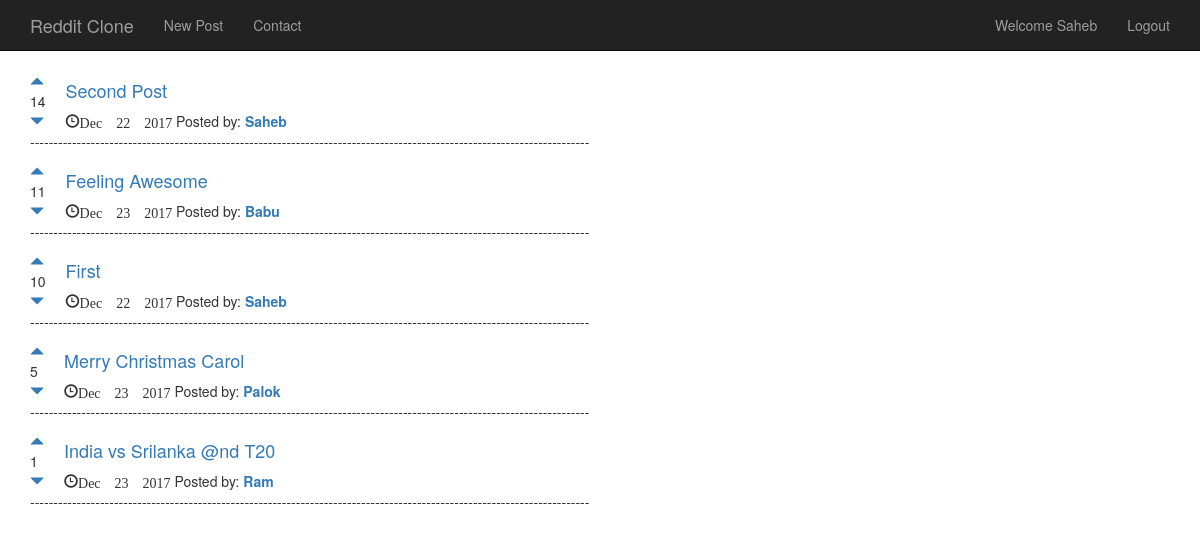
/ (signed in), run on the app's committed database.
### posts/models.py (models this page shows, shortened)
class Post(models.Model):
    title = models.TextField(max_length=200)
    url = models.TextField()
    pub_date = models.DateTimeField()
    author = models.ForeignKey(User)
    votes_total = models.IntegerField(default=1)
    def pub_date_new(self):
        return self.pub_date.strftime("%b %e %Y")

### posts/views.py (the view)
# urls.py: 2. Add a URL to urlpatterns:  url(r'^$', views.home, name='home')
def home(request):
    posts = Post.objects.order_by('-votes_total')
    return render(request, 'posts/home.html',{'posts':posts})

### posts/templates/posts/home.html (shortened to what this page needs)
{% extends "base.html" %}
{% block body_block %}
  {% for post in posts %}
    <table>
      <tr>
        <td style="padding-right:20px"><a href="#" onClick="document.getElementById('upvote{{ post.id }}').submit()"><span class="glyphicon glyphicon-triangle-top"></span></a><br/>{{post.votes_total}}<br/><a href="" onClick="document.getElementById('downvote{{ post.id }}').submit()"><span class="glyphicon glyphicon-triangle-bottom"></span></a></td>
        <td><h4><a href="{{post.url}}">{{post.title}}</a></h4><span class="glyphicon glyphicon-time">{{post.pub_date_new}}</span> Posted by: <a href="{% url 'posts:user_post' post.author.id %}"><strong>{{post.author.username}}</strong></a></td>
      </tr>
    </table>
    <p>------------------------------------------------------------------------------------------------------------------------</p>
  {% endfor %}
{% endblock %}

### templates/base.html (shortened to what this page needs)
<!DOCTYPE html>
<html>
  <head>
    <link rel="stylesheet" href="https://maxcdn.bootstrapcdn.com/bootstrap/3.3.7/css/bootstrap.min.css">
  </head>
  <body>
    <nav class="navbar navbar-default navbar-inverse navbar-static-top">
      <div class="container">
        <div class="navbar-header">
          <a class="navbar-brand" href="{% url 'home' %}">Reddit Clone</a>
        </div>
        <div class="collapse navbar-collapse" id="nav1">
          <ul class="nav navbar-nav">
            <li><a href="{% url 'posts:create' %}">New Post</a></li>
            <li><a href="#">Contact</a>
            </li>
          </ul>
          <ul class="nav navbar-nav navbar-right">
            {% if user.is_authenticated %}
              <li><a href="#">Welcome {{user.username}}</a></li>
              <li><a href="{% url 'accounts:logoutview' %}">Logout</a>
              </li>
            {% else %}
              <li><a href="{% url 'accounts:signup' %}">Register</a>
              </li>
              <li><a href="{% url 'accounts:loginview' %}">Login</a>
              </li>
            {% endif %}
          </ul>
        </div>
      </div>
    </nav>
    <div class="container">
      {% block body_block %}
      {% endblock %}
    </div>
  </body>
</html>

### data on the page
Post: votes_total "14", title "Second Post", pub_date_new "Dec 22 2017", author.username "Saheb"
Post: votes_total "11", title "Feeling Awesome", pub_date_new "Dec 23 2017", author.username "Babu"
Post: votes_total "10", title "First", pub_date_new "Dec 22 2017", author.username "Saheb"
Post: votes_total "5", title "Merry Christmas Carol", pub_date_new "Dec 23 2017", author.username "Palok"
Post: votes_total "1", title "India vs Srilanka @nd T20", pub_date_new "Dec 23 2017", author.username "Ram"

### other printed values
{{ user.username }} "Saheb"
